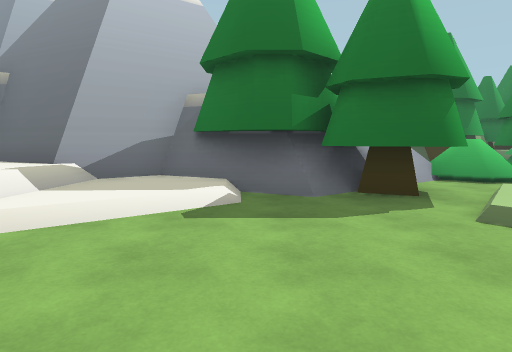
View 1 (above)

15 first-person views from a walk through a Unity game level. The camera is 1.4 m above the floor, tilts 6° down and sees 75° across. The floor is counted in squares, 2 m on a side. Each view is taken from the middle of a square. On the plan, view 1 faces up. The plan holds only what a view shows up to about 10 squares ahead; the rest is blank. The place goes on beyond the plan. Some animated figures are not drawn.

View 2
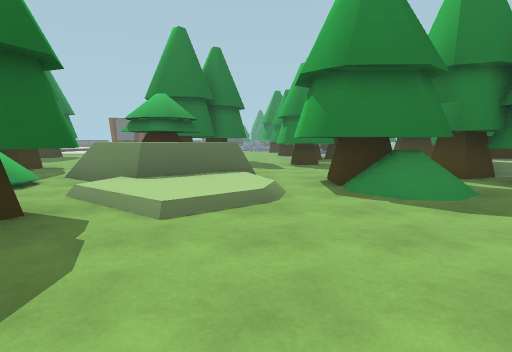

View 3
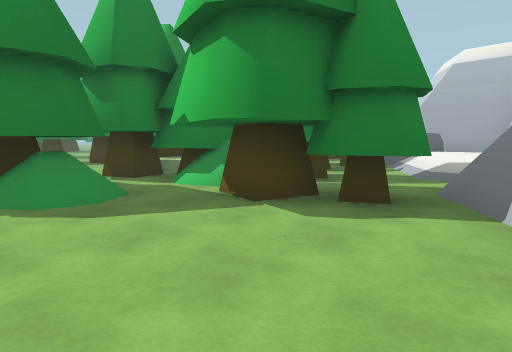

View 4
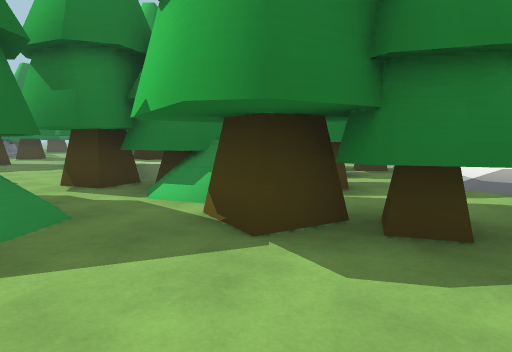

View 5
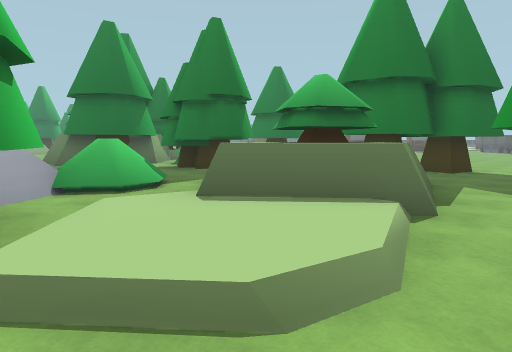

View 6
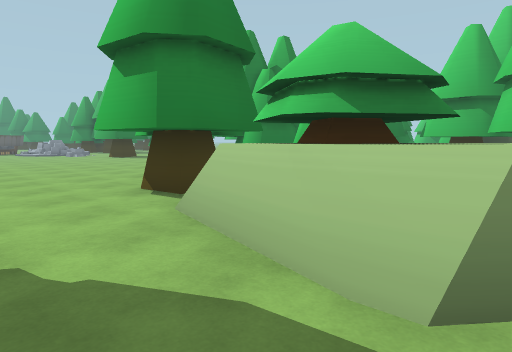

View 7
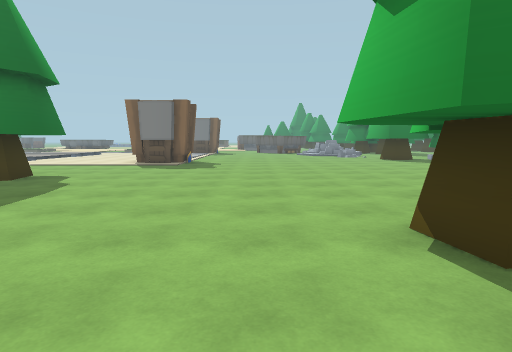

View 8
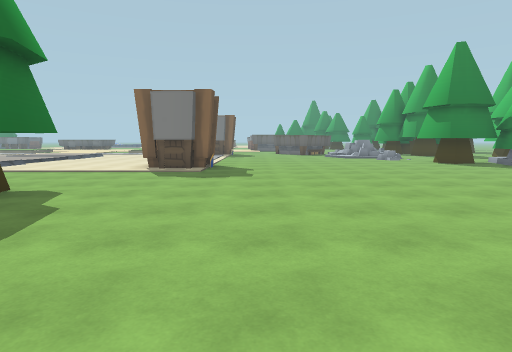

View 9
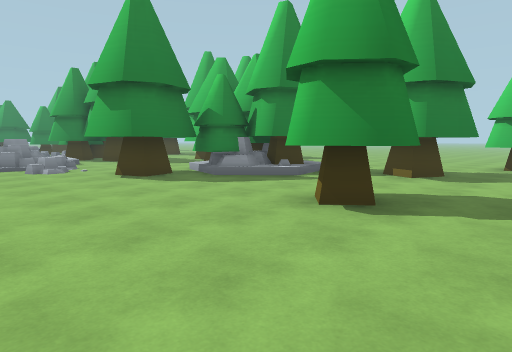

View 10
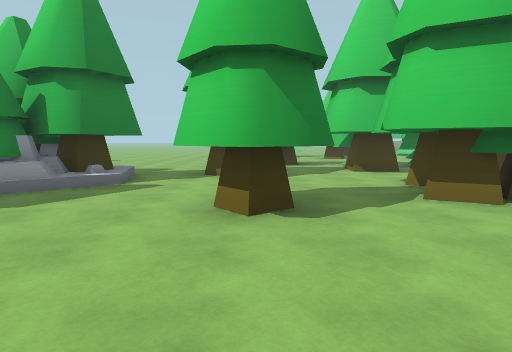

View 11
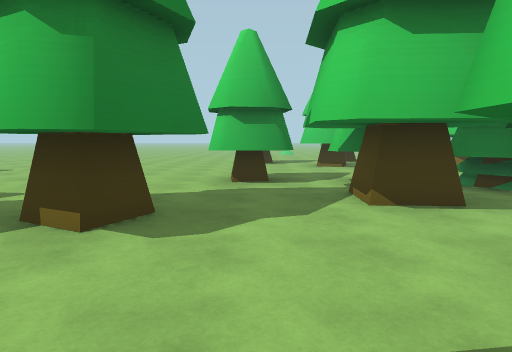

View 12
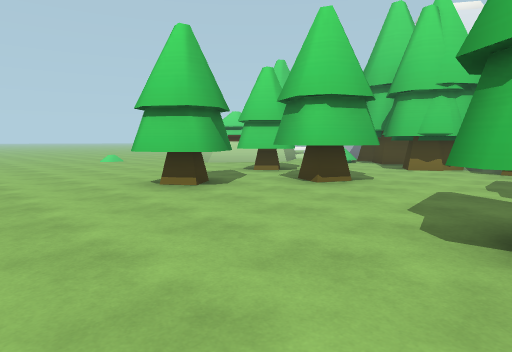

View 13
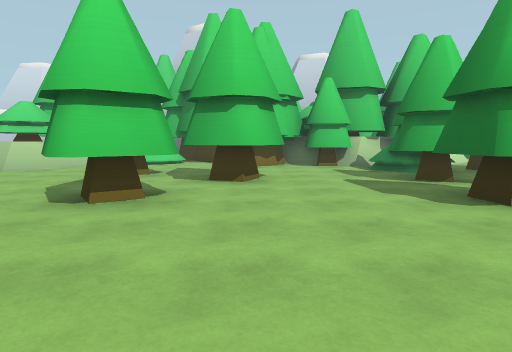

View 14
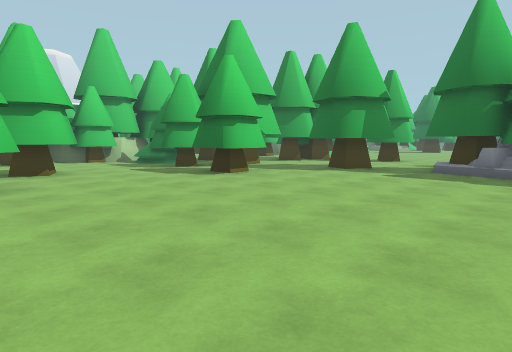

View 15
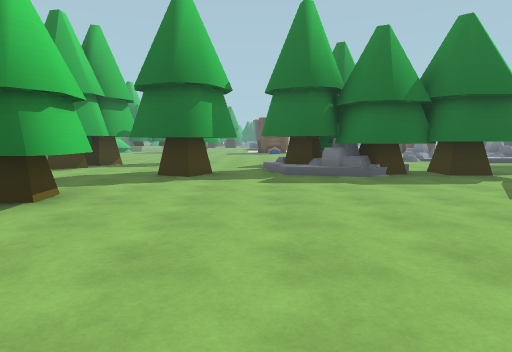

### Floor plan
Key: @ floor where view 1 was taken; # wall or solid block; x gap in a wall; . main floor; : floor 0.25 m higher than the main floor; + floor 0.5 m higher than the main floor; * floor 0.75 m higher than the main floor; / step, stairs or slope; = window, fence, low wall or low ledge; ^ raised ledge; O other object.
Columns run from 6 left of view 1 to 20 right of it. Each row starts with its distance up from view 1.
 14                         :/
 13                        ...
 12            #O       O.....
 11            .O      ##.....
 10              .#   .##.....
  9              OO .......OO
  8 ##   ^      .OO...........
  7  #####O    /.O............
  6  #####O#////..............
  5   *#//##O..=/#xO#.........
  4    *//.OO/=#^#.O##........
  3    ///../::=#=..O#.........
  2     .....///=..............
  1      .....##...O OO..O...OO
  0      .@../OO...O OOO.O...##
 -1      ....//O..... O#....OO/
 -2       .OO//OO.....O..O.OOOO
 -3      #.OO OOOO# O ...OO.#OO
 -4      ##.OOOO OOOO#O........
 -5        .O O  ## OOO........
 -6        +.OO   #OO.O.OO.....
 -7        *:OO   #O...........
 -8        * OOO  #............
 -9       ####   OOO..O........
-10             OOO..OO.O......
-11             O ...O.OO......

Where each view was taken, in squares from view 1:
view 1: 0 up, 0 right, facing up
view 2: 2 up, 1 left, facing right
view 3: 1 up, 1 left, facing down-right
view 4: 0 up, 0 right, facing down-right
view 5: 1 up, 2 right, facing up-right
view 6: 7 up, 5 right, facing down-right
view 7: 6 up, 7 right, facing right
view 8: 7 up, 9 right, facing right
view 9: 4 up, 13 right, facing down-right
view 10: 4 up, 15 right, facing down
view 11: 0 up, 14 right, facing down
view 12: 6 down, 17 right, facing down-left
view 13: 9 down, 18 right, facing left
view 14: 11 down, 20 right, facing up-left
view 15: 10 down, 17 right, facing up
